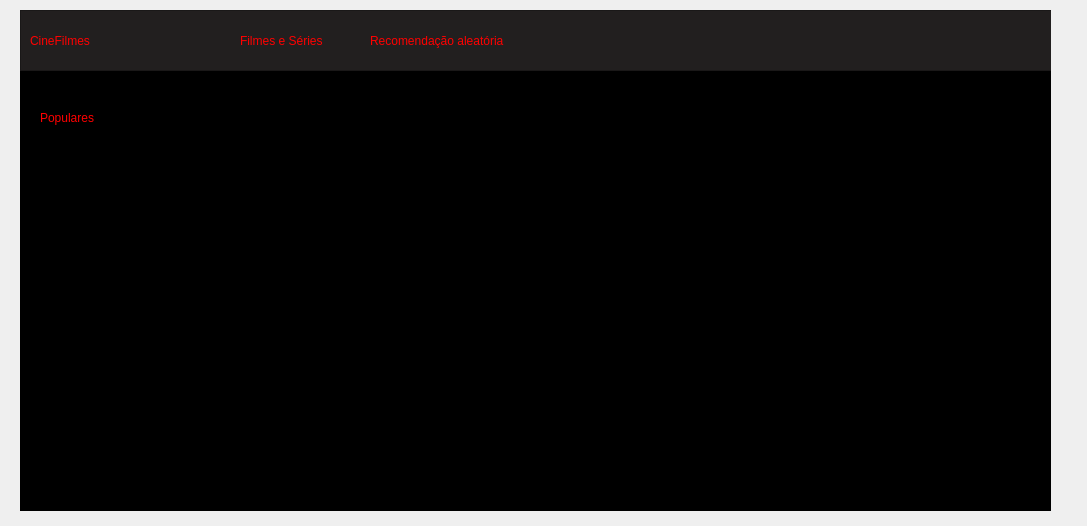
<?xml version="1.0" encoding="UTF-8"?>
<ui version="4.0">
 <class>tela_principal</class>
 <widget class="QWidget" name="tela_principal">
  <property name="geometry">
   <rect>
    <x>0</x>
    <y>0</y>
    <width>1087</width>
    <height>526</height>
   </rect>
  </property>
  <property name="windowTitle">
   <string>Form</string>
  </property>
  <widget class="QFrame" name="tela_inicial">
   <property name="geometry">
    <rect>
     <x>20</x>
     <y>10</y>
     <width>1031</width>
     <height>501</height>
    </rect>
   </property>
   <property name="styleSheet">
    <string notr="true">background-color: rgb(0, 0, 0);</string>
   </property>
   <property name="frameShape">
    <enum>QFrame::Shape::StyledPanel</enum>
   </property>
   <property name="frameShadow">
    <enum>QFrame::Shadow::Raised</enum>
   </property>
   <widget class="QFrame" name="inicial">
    <property name="geometry">
     <rect>
      <x>0</x>
      <y>0</y>
      <width>1041</width>
      <height>61</height>
     </rect>
    </property>
    <property name="styleSheet">
     <string notr="true">background-color: rgb(34, 31, 31);</string>
    </property>
    <property name="frameShape">
     <enum>QFrame::Shape::StyledPanel</enum>
    </property>
    <property name="frameShadow">
     <enum>QFrame::Shadow::Raised</enum>
    </property>
    <widget class="QLabel" name="txt_Cine_filme">
     <property name="geometry">
      <rect>
       <x>10</x>
       <y>10</y>
       <width>161</width>
       <height>41</height>
      </rect>
     </property>
     <property name="styleSheet">
      <string notr="true">color: rgb(255, 0, 0);
font: 900 22pt &quot;Segoe UI&quot;;</string>
     </property>
     <property name="text">
      <string>CineFilmes</string>
     </property>
    </widget>
    <widget class="QLabel" name="txt_Filmes_Series">
     <property name="geometry">
      <rect>
       <x>220</x>
       <y>20</y>
       <width>121</width>
       <height>21</height>
      </rect>
     </property>
     <property name="styleSheet">
      <string notr="true">color: rgb(255, 0, 0);
font: 12pt &quot;Segoe UI&quot;;</string>
     </property>
     <property name="text">
      <string>Filmes e Séries</string>
     </property>
    </widget>
    <widget class="QLabel" name="txt_Recomendacao_aleatoria">
     <property name="geometry">
      <rect>
       <x>350</x>
       <y>20</y>
       <width>211</width>
       <height>21</height>
      </rect>
     </property>
     <property name="styleSheet">
      <string notr="true">color: rgb(255, 0, 0);
font: 12pt &quot;Segoe UI&quot;;</string>
     </property>
     <property name="text">
      <string>Recomendação aleatória</string>
     </property>
    </widget>
    <widget class="QLabel" name="icon_perfil">
     <property name="geometry">
      <rect>
       <x>980</x>
       <y>20</y>
       <width>27</width>
       <height>27</height>
      </rect>
     </property>
     <property name="styleSheet">
      <string notr="true">color: rgb(255, 0, 0);</string>
     </property>
     <property name="text">
      <string/>
     </property>
     <property name="pixmap">
      <pixmap resource="../qrc/poster.qrc">:/icon/icon_perfil.png</pixmap>
     </property>
     <property name="scaledContents">
      <bool>true</bool>
     </property>
    </widget>
    <zorder>icon_perfil</zorder>
    <zorder>txt_Cine_filme</zorder>
    <zorder>txt_Filmes_Series</zorder>
    <zorder>txt_Recomendacao_aleatoria</zorder>
   </widget>
   <widget class="QLabel" name="img_Star_wars">
    <property name="geometry">
     <rect>
      <x>20</x>
      <y>140</y>
      <width>71</width>
      <height>121</height>
     </rect>
    </property>
    <property name="text">
     <string/>
    </property>
    <property name="pixmap">
     <pixmap resource="../qrc/poster.qrc">:/icon/star wars.webp</pixmap>
    </property>
    <property name="scaledContents">
     <bool>true</bool>
    </property>
   </widget>
   <widget class="QLabel" name="img_Whicked">
    <property name="geometry">
     <rect>
      <x>110</x>
      <y>140</y>
      <width>81</width>
      <height>121</height>
     </rect>
    </property>
    <property name="text">
     <string/>
    </property>
    <property name="pixmap">
     <pixmap resource="../qrc/poster.qrc">:/icon/btn_img_wicked.png</pixmap>
    </property>
    <property name="scaledContents">
     <bool>true</bool>
    </property>
   </widget>
   <widget class="QLabel" name="img_Flow">
    <property name="geometry">
     <rect>
      <x>218</x>
      <y>140</y>
      <width>81</width>
      <height>121</height>
     </rect>
    </property>
    <property name="text">
     <string/>
    </property>
    <property name="pixmap">
     <pixmap resource="../qrc/poster.qrc">:/icon/flow.webp</pixmap>
    </property>
    <property name="scaledContents">
     <bool>true</bool>
    </property>
   </widget>
   <widget class="QLabel" name="img_Ainda_estou_aqui">
    <property name="geometry">
     <rect>
      <x>320</x>
      <y>140</y>
      <width>81</width>
      <height>121</height>
     </rect>
    </property>
    <property name="text">
     <string/>
    </property>
    <property name="pixmap">
     <pixmap resource="../qrc/poster.qrc">:/icon/Ainda_Estou_Aqui.jpg</pixmap>
    </property>
    <property name="scaledContents">
     <bool>true</bool>
    </property>
   </widget>
   <widget class="QLabel" name="label_9">
    <property name="geometry">
     <rect>
      <x>420</x>
      <y>140</y>
      <width>81</width>
      <height>121</height>
     </rect>
    </property>
    <property name="text">
     <string/>
    </property>
    <property name="pixmap">
     <pixmap resource="../qrc/poster.qrc">:/icon/robo.jpg</pixmap>
    </property>
    <property name="scaledContents">
     <bool>true</bool>
    </property>
   </widget>
   <widget class="QLabel" name="img_Avengers">
    <property name="geometry">
     <rect>
      <x>520</x>
      <y>140</y>
      <width>81</width>
      <height>121</height>
     </rect>
    </property>
    <property name="text">
     <string/>
    </property>
    <property name="pixmap">
     <pixmap resource="../qrc/poster.qrc">:/icon/avengers.jpg</pixmap>
    </property>
    <property name="scaledContents">
     <bool>true</bool>
    </property>
   </widget>
   <widget class="QLabel" name="img_Diverdida_mente_2">
    <property name="geometry">
     <rect>
      <x>620</x>
      <y>140</y>
      <width>81</width>
      <height>121</height>
     </rect>
    </property>
    <property name="text">
     <string/>
    </property>
    <property name="pixmap">
     <pixmap resource="../qrc/poster.qrc">:/icon/disney.jpeg</pixmap>
    </property>
    <property name="scaledContents">
     <bool>true</bool>
    </property>
   </widget>
   <widget class="QLabel" name="img_Jonh_Wick_3">
    <property name="geometry">
     <rect>
      <x>720</x>
      <y>140</y>
      <width>91</width>
      <height>121</height>
     </rect>
    </property>
    <property name="text">
     <string/>
    </property>
    <property name="pixmap">
     <pixmap resource="../qrc/poster.qrc">:/icon/Jonh wick.jpg</pixmap>
    </property>
    <property name="scaledContents">
     <bool>true</bool>
    </property>
   </widget>
   <widget class="QLabel" name="img_Duna_parte_2">
    <property name="geometry">
     <rect>
      <x>840</x>
      <y>140</y>
      <width>81</width>
      <height>131</height>
     </rect>
    </property>
    <property name="text">
     <string/>
    </property>
    <property name="pixmap">
     <pixmap resource="../qrc/poster.qrc">:/icon/duna 2.webp</pixmap>
    </property>
    <property name="scaledContents">
     <bool>true</bool>
    </property>
   </widget>
   <widget class="QLabel" name="img_One_Piece_2">
    <property name="geometry">
     <rect>
      <x>120</x>
      <y>310</y>
      <width>81</width>
      <height>141</height>
     </rect>
    </property>
    <property name="text">
     <string/>
    </property>
    <property name="pixmap">
     <pixmap resource="../qrc/poster.qrc">:/icon/one piece red.jpg</pixmap>
    </property>
    <property name="scaledContents">
     <bool>true</bool>
    </property>
   </widget>
   <widget class="QLabel" name="img_Solteiro_em_seul">
    <property name="geometry">
     <rect>
      <x>20</x>
      <y>310</y>
      <width>81</width>
      <height>141</height>
     </rect>
    </property>
    <property name="text">
     <string/>
    </property>
    <property name="pixmap">
     <pixmap resource="../qrc/poster.qrc">:/icon/single in seul.jpg</pixmap>
    </property>
    <property name="scaledContents">
     <bool>true</bool>
    </property>
   </widget>
   <widget class="QLabel" name="img_ghost_in_the_shell">
    <property name="geometry">
     <rect>
      <x>220</x>
      <y>310</y>
      <width>81</width>
      <height>141</height>
     </rect>
    </property>
    <property name="text">
     <string/>
    </property>
    <property name="pixmap">
     <pixmap resource="../qrc/poster.qrc">:/icon/ghost in the shell.jpg</pixmap>
    </property>
    <property name="scaledContents">
     <bool>true</bool>
    </property>
   </widget>
   <widget class="QLabel" name="img_Gladiador_2">
    <property name="geometry">
     <rect>
      <x>320</x>
      <y>310</y>
      <width>81</width>
      <height>141</height>
     </rect>
    </property>
    <property name="text">
     <string/>
    </property>
    <property name="pixmap">
     <pixmap resource="../qrc/poster.qrc">:/icon/Gladiador 2.webp</pixmap>
    </property>
    <property name="scaledContents">
     <bool>true</bool>
    </property>
   </widget>
   <widget class="QLabel" name="img_Senna">
    <property name="geometry">
     <rect>
      <x>420</x>
      <y>310</y>
      <width>81</width>
      <height>141</height>
     </rect>
    </property>
    <property name="styleSheet">
     <string notr="true">color: rgb(255, 255, 255);</string>
    </property>
    <property name="text">
     <string/>
    </property>
    <property name="pixmap">
     <pixmap resource="../qrc/poster.qrc">:/icon/sena.webp</pixmap>
    </property>
    <property name="scaledContents">
     <bool>true</bool>
    </property>
   </widget>
   <widget class="QLabel" name="img_Substancia">
    <property name="geometry">
     <rect>
      <x>520</x>
      <y>310</y>
      <width>91</width>
      <height>141</height>
     </rect>
    </property>
    <property name="styleSheet">
     <string notr="true">color: rgb(255, 255, 255);</string>
    </property>
    <property name="text">
     <string/>
    </property>
    <property name="pixmap">
     <pixmap resource="../qrc/poster.qrc">:/icon/substancia.jpg</pixmap>
    </property>
    <property name="scaledContents">
     <bool>true</bool>
    </property>
   </widget>
   <widget class="QLabel" name="img_Round_6">
    <property name="geometry">
     <rect>
      <x>630</x>
      <y>310</y>
      <width>81</width>
      <height>141</height>
     </rect>
    </property>
    <property name="styleSheet">
     <string notr="true">color: rgb(255, 255, 255);</string>
    </property>
    <property name="text">
     <string/>
    </property>
    <property name="pixmap">
     <pixmap resource="../qrc/poster.qrc">:/icon/round 6.jpg</pixmap>
    </property>
    <property name="scaledContents">
     <bool>true</bool>
    </property>
   </widget>
   <widget class="QLabel" name="img_Pousando_no_amor">
    <property name="geometry">
     <rect>
      <x>730</x>
      <y>310</y>
      <width>81</width>
      <height>141</height>
     </rect>
    </property>
    <property name="styleSheet">
     <string notr="true">color: rgb(255, 255, 255);</string>
    </property>
    <property name="text">
     <string/>
    </property>
    <property name="pixmap">
     <pixmap resource="../qrc/poster.qrc">:/icon/pousando no amor.jpg</pixmap>
    </property>
    <property name="scaledContents">
     <bool>true</bool>
    </property>
   </widget>
   <widget class="QLabel" name="img_Shop_For_killers">
    <property name="geometry">
     <rect>
      <x>840</x>
      <y>310</y>
      <width>81</width>
      <height>141</height>
     </rect>
    </property>
    <property name="text">
     <string/>
    </property>
    <property name="pixmap">
     <pixmap resource="../qrc/poster.qrc">:/icon/shop for killer.jpeg</pixmap>
    </property>
    <property name="scaledContents">
     <bool>true</bool>
    </property>
   </widget>
   <widget class="QLabel" name="img_Duna_A_Profecia">
    <property name="geometry">
     <rect>
      <x>940</x>
      <y>310</y>
      <width>81</width>
      <height>141</height>
     </rect>
    </property>
    <property name="text">
     <string/>
    </property>
    <property name="pixmap">
     <pixmap resource="../qrc/poster.qrc">:/icon/duna serie.jpg</pixmap>
    </property>
    <property name="scaledContents">
     <bool>true</bool>
    </property>
   </widget>
   <widget class="QLabel" name="img_O_Problema_dos_tres_corpos">
    <property name="geometry">
     <rect>
      <x>940</x>
      <y>140</y>
      <width>71</width>
      <height>131</height>
     </rect>
    </property>
    <property name="text">
     <string/>
    </property>
    <property name="pixmap">
     <pixmap resource="../qrc/poster.qrc">:/icon/O_Problema_dos_3_Corpos.webp</pixmap>
    </property>
    <property name="scaledContents">
     <bool>true</bool>
    </property>
   </widget>
   <widget class="QLabel" name="txt_Populares">
    <property name="geometry">
     <rect>
      <x>20</x>
      <y>100</y>
      <width>81</width>
      <height>16</height>
     </rect>
    </property>
    <property name="styleSheet">
     <string notr="true">color: rgb(255, 0, 0);
font: 12pt &quot;Segoe UI&quot;;</string>
    </property>
    <property name="text">
     <string>Populares</string>
    </property>
   </widget>
  </widget>
 </widget>
 <resources>
  <include location="../qrc/poster.qrc"/>
 </resources>
 <connections/>
</ui>
